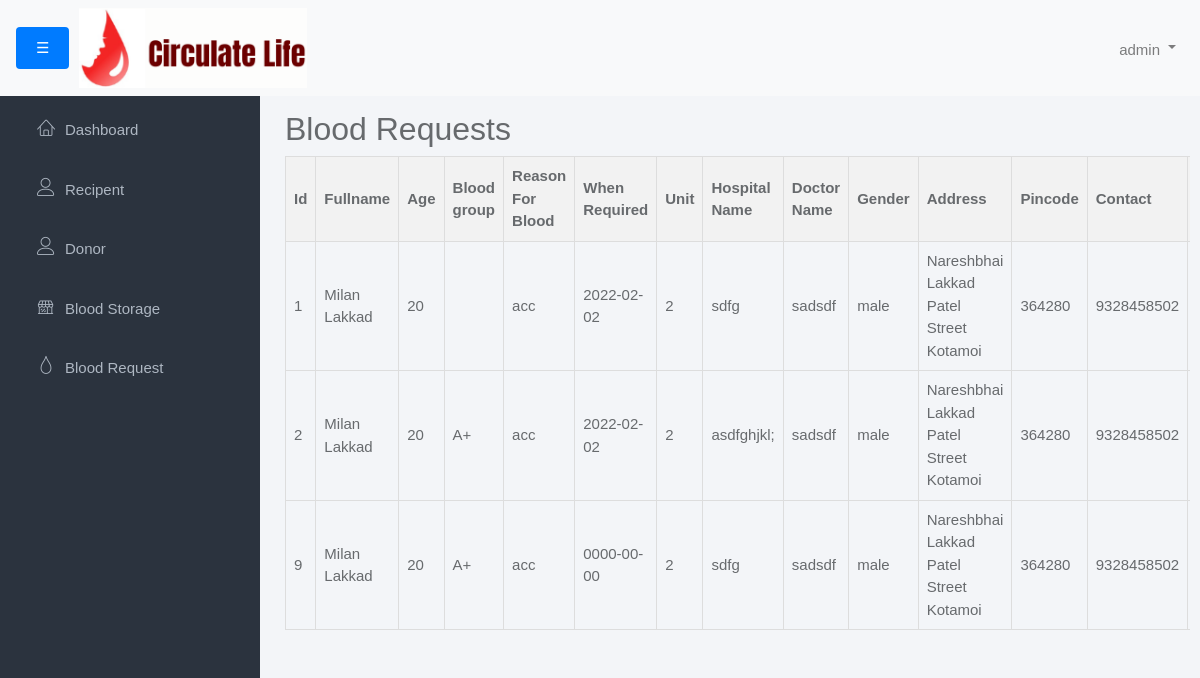
/Admin/blood_requests.php (signed in), run on an earlier commit of the app's database.
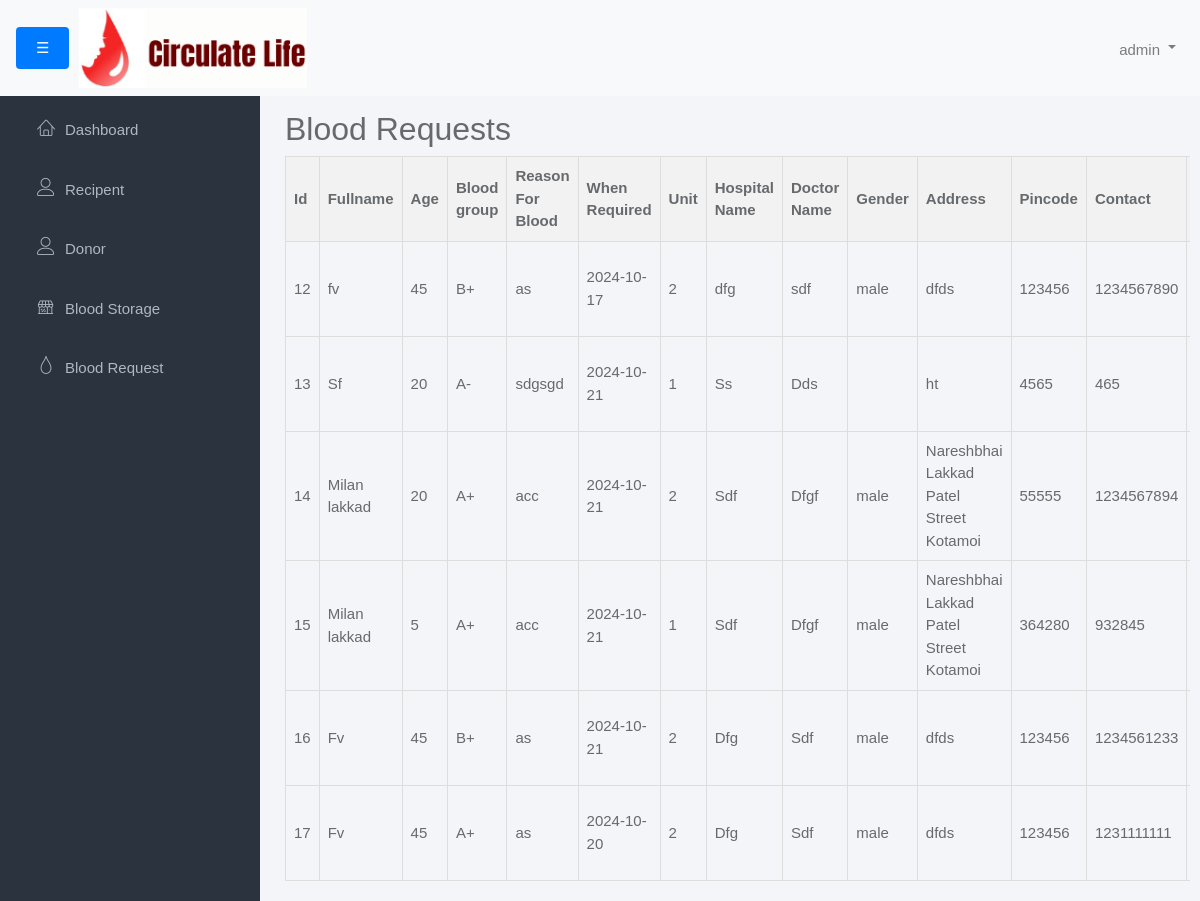
And on a later commit of the database.
### tables this page shows
CREATE TABLE `blood_request` (
  `id` int(11) NOT NULL,
  `donor_username` varchar(255) DEFAULT NULL,
  `recipient_username` varchar(255) DEFAULT NULL,
  `name` varchar(255) NOT NULL,
  `age` int(11) NOT NULL,
  `blood_group` varchar(10) NOT NULL,
  `reason_for_blood` text NOT NULL,
  `when_required` date NOT NULL,
  `unit` int(11) NOT NULL,
  `hospital_name` varchar(255) NOT NULL,
  `doctor_name` varchar(255) NOT NULL,
  `gender` varchar(10) NOT NULL,
  `address` text NOT NULL,
  `pincode` varchar(6) NOT NULL,
  `contact` varchar(15) NOT NULL,
  `email` varchar(255) NOT NULL,
  `file_upload` varchar(255) DEFAULT NULL,
  `status` enum('pending','accept','reject') NOT NULL DEFAULT 'pending'
);

### Admin/blood_requests.php (the view, shortened to what this page needs)
<?php
include('admin_header.php');
include('../connection.php');
?>
<div class="main ">
    <div class="container-fluid">
        <?php
        $sql = "SELECT id, name, age, blood_group, reason_for_blood, when_required, unit, hospital_name, doctor_name, gender, address, pincode, contact, email, file_upload FROM blood_request";
        $result = $conn->query($sql);
        ?>
        <h2>Blood Requests</h2>
        <table border="1">
            <tr>
                <th>Id</th>
                <th>Fullname</th>
                <th>Age</th>
                <th>Blood group</th>
                <th>Reason For Blood</th>
                <th>When Required</th>
                <th>Unit</th>
                <th>Hospital Name</th>
                <th>Doctor Name</th>
                <th>Gender</th>
                <th>Address</th>
                <th>Pincode</th>
                <th>Contact</th>
                <th>Email</th>
            </tr>
            <?php
            if ($result->num_rows > 0) {
                while ($row = $result->fetch_assoc()) {
                    echo "<tr>
                        <td>" . $row["id"] . "</td>
                        <td>" . $row["name"] . "</td>
                        <td>" . $row["age"] . "</td>
                        <td>" . $row["blood_group"] . "</td>
                        <td>" . $row["reason_for_blood"] . "</td>
                        <td>" . $row["when_required"] . "</td>
                        <td>" . $row["unit"] . "</td>
                        <td>" . $row["hospital_name"] . "</td>
                        <td>" . $row["doctor_name"] . "</td>
                        <td>" . $row["gender"] . "</td>
                        <td>" . $row["address"] . "</td>
                        <td>" . $row["pincode"] . "</td>
                        <td>" . $row["contact"] . "</td>
                        <td>" . $row["email"] . "</td>";
                    echo "<td>
                            <form action='javascript:void(0)' method='POST' style='display:inline-block; margin-bottom: 5px;' class='actionForm'>
                                <input type='hidden' name='request_id' value='" . $row["id"] . "'>
                                <input type='hidden' name='email' value='" . $row["email"] . "'>
                                <input type='hidden' name='action' value='accept'>
                                <button type='submit' class='edit-btn accept-btn' id='accept-btn-" . $row["id"] . "'>Accept</button>
                            </form>
                            <form action='javascript:void(0)' method='POST' style='display:inline-block;' class='actionForm'>
                                <input type='hidden' name='request_id' value='" . $row["id"] . "'>
                                <input type='hidden' name='email' value='" . $row["email"] . "'>
                                <input type='hidden' name='action' value='reject'>
                                <button type='submit' class='edit-btn reject-btn' id='reject-btn-" . $row["id"] . "'>Reject</button>
                            </form>
                        </td>
                    </tr>";
                }
            } else {
                echo "<tr><td colspan='16'>No results found</td></tr>";
            }
            ?>
        </table>
    </div>
</div>
</body>
</html>

What changed in the data, as far as the page shows it:
removed blood_request: id "1", name "Milan Lakkad", age "20", reason_for_blood "acc", when_required "2022-02-02", unit "2", hospital_name "sdfg", doctor_name "sadsdf", gender "male", address "Nareshbhai Lakkad Patel Street Kotamoi", pincode "364280", contact "9328458502"
removed blood_request: id "2", name "Milan Lakkad", age "20", blood_group "A+", reason_for_blood "acc", when_required "2022-02-02", unit "2", hospital_name "asdfghjkl;", doctor_name "sadsdf", gender "male", address "Nareshbhai Lakkad Patel Street Kotamoi", pincode "364280", contact "9328458502"
removed blood_request: id "9", name "Milan Lakkad", age "20", blood_group "A+", reason_for_blood "acc", when_required "0000-00-00", unit "2", hospital_name "sdfg", doctor_name "sadsdf", gender "male", address "Nareshbhai Lakkad Patel Street Kotamoi", pincode "364280", contact "9328458502"
added blood_request: id "12", name "fv", age "45", blood_group "B+", reason_for_blood "as", when_required "2024-10-17", unit "2", hospital_name "dfg", doctor_name "sdf", gender "male", address "dfds", pincode "123456", contact "1234567890"
added blood_request: id "13", name "Sf", age "20", blood_group "A-", reason_for_blood "sdgsgd", when_required "2024-10-21", unit "1", hospital_name "Ss", doctor_name "Dds", address "ht", pincode "4565", contact "465"
added blood_request: id "14", name "Milan lakkad", age "20", blood_group "A+", reason_for_blood "acc", when_required "2024-10-21", unit "2", hospital_name "Sdf", doctor_name "Dfgf", gender "male", address "Nareshbhai Lakkad Patel Street Kotamoi", pincode "55555", contact "1234567894"
added blood_request: id "15", name "Milan lakkad", age "5", blood_group "A+", reason_for_blood "acc", when_required "2024-10-21", unit "1", hospital_name "Sdf", doctor_name "Dfgf", gender "male", address "Nareshbhai Lakkad Patel Street Kotamoi", pincode "364280", contact "932845"
added blood_request: id "16", name "Fv", age "45", blood_group "B+", reason_for_blood "as", when_required "2024-10-21", unit "2", hospital_name "Dfg", doctor_name "Sdf", gender "male", address "dfds", pincode "123456", contact "1234561233"
added blood_request: id "17", name "Fv", age "45", blood_group "A+", reason_for_blood "as", when_required "2024-10-20", unit "2", hospital_name "Dfg", doctor_name "Sdf", gender "male", address "dfds", pincode "123456", contact "1231111111"
